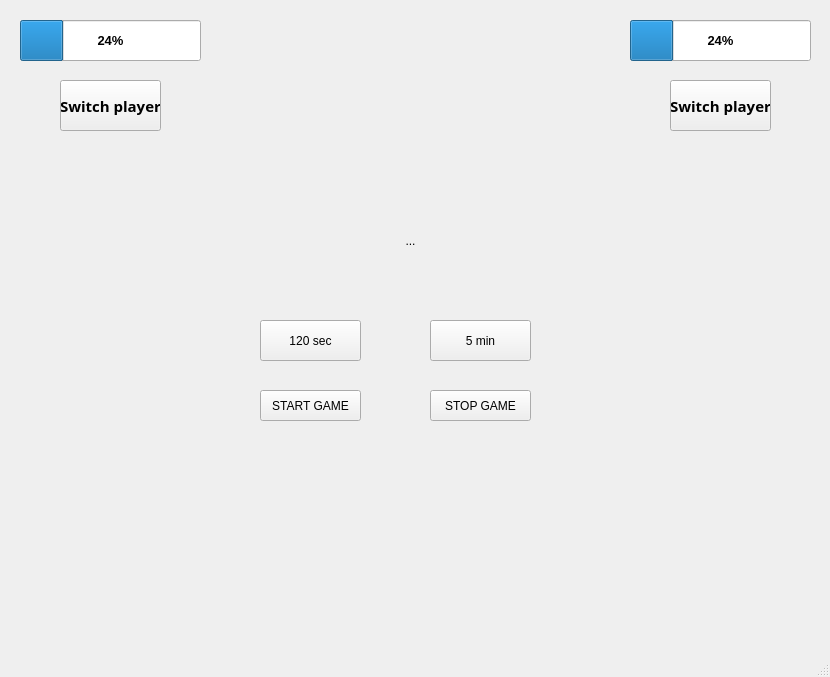
<?xml version="1.0" encoding="UTF-8"?>
<ui version="4.0">
 <class>MainWindow</class>
 <widget class="QMainWindow" name="MainWindow">
  <property name="geometry">
   <rect>
    <x>0</x>
    <y>0</y>
    <width>830</width>
    <height>677</height>
   </rect>
  </property>
  <property name="windowTitle">
   <string>MainWindow</string>
  </property>
  <widget class="QWidget" name="centralwidget">
   <widget class="QProgressBar" name="player1progressBar">
    <property name="geometry">
     <rect>
      <x>20</x>
      <y>20</y>
      <width>181</width>
      <height>41</height>
     </rect>
    </property>
    <property name="font">
     <font>
      <pointsize>10</pointsize>
      <bold>true</bold>
     </font>
    </property>
    <property name="value">
     <number>24</number>
    </property>
   </widget>
   <widget class="QProgressBar" name="player2progressBar">
    <property name="geometry">
     <rect>
      <x>630</x>
      <y>20</y>
      <width>181</width>
      <height>41</height>
     </rect>
    </property>
    <property name="font">
     <font>
      <pointsize>10</pointsize>
      <bold>true</bold>
     </font>
    </property>
    <property name="value">
     <number>24</number>
    </property>
   </widget>
   <widget class="QPushButton" name="player1Button">
    <property name="geometry">
     <rect>
      <x>60</x>
      <y>80</y>
      <width>101</width>
      <height>51</height>
     </rect>
    </property>
    <property name="font">
     <font>
      <family>Segoe UI Variable Small Semibol</family>
      <pointsize>11</pointsize>
      <bold>true</bold>
     </font>
    </property>
    <property name="text">
     <string>Switch player</string>
    </property>
   </widget>
   <widget class="QPushButton" name="player2Button">
    <property name="geometry">
     <rect>
      <x>670</x>
      <y>80</y>
      <width>101</width>
      <height>51</height>
     </rect>
    </property>
    <property name="font">
     <font>
      <family>Segoe UI Variable Small Semibol</family>
      <pointsize>11</pointsize>
      <bold>true</bold>
      <underline>false</underline>
     </font>
    </property>
    <property name="text">
     <string>Switch player</string>
    </property>
   </widget>
   <widget class="QPushButton" name="shortGame">
    <property name="geometry">
     <rect>
      <x>260</x>
      <y>320</y>
      <width>101</width>
      <height>41</height>
     </rect>
    </property>
    <property name="text">
     <string>120 sec</string>
    </property>
   </widget>
   <widget class="QPushButton" name="longGame">
    <property name="geometry">
     <rect>
      <x>430</x>
      <y>320</y>
      <width>101</width>
      <height>41</height>
     </rect>
    </property>
    <property name="text">
     <string>5 min</string>
    </property>
   </widget>
   <widget class="QPushButton" name="startButton">
    <property name="geometry">
     <rect>
      <x>260</x>
      <y>390</y>
      <width>101</width>
      <height>31</height>
     </rect>
    </property>
    <property name="text">
     <string>START GAME</string>
    </property>
   </widget>
   <widget class="QPushButton" name="stopButton">
    <property name="geometry">
     <rect>
      <x>430</x>
      <y>390</y>
      <width>101</width>
      <height>31</height>
     </rect>
    </property>
    <property name="text">
     <string>STOP GAME</string>
    </property>
   </widget>
   <widget class="QLabel" name="label">
    <property name="geometry">
     <rect>
      <x>240</x>
      <y>200</y>
      <width>341</width>
      <height>81</height>
     </rect>
    </property>
    <property name="layoutDirection">
     <enum>Qt::LeftToRight</enum>
    </property>
    <property name="text">
     <string>...</string>
    </property>
    <property name="alignment">
     <set>Qt::AlignCenter</set>
    </property>
   </widget>
  </widget>
  <widget class="QMenuBar" name="menubar">
   <property name="geometry">
    <rect>
     <x>0</x>
     <y>0</y>
     <width>830</width>
     <height>21</height>
    </rect>
   </property>
  </widget>
  <widget class="QStatusBar" name="statusbar"/>
 </widget>
 <tabstops>
  <tabstop>player1Button</tabstop>
  <tabstop>player2Button</tabstop>
  <tabstop>shortGame</tabstop>
  <tabstop>longGame</tabstop>
  <tabstop>startButton</tabstop>
  <tabstop>stopButton</tabstop>
 </tabstops>
 <resources/>
 <connections/>
</ui>
